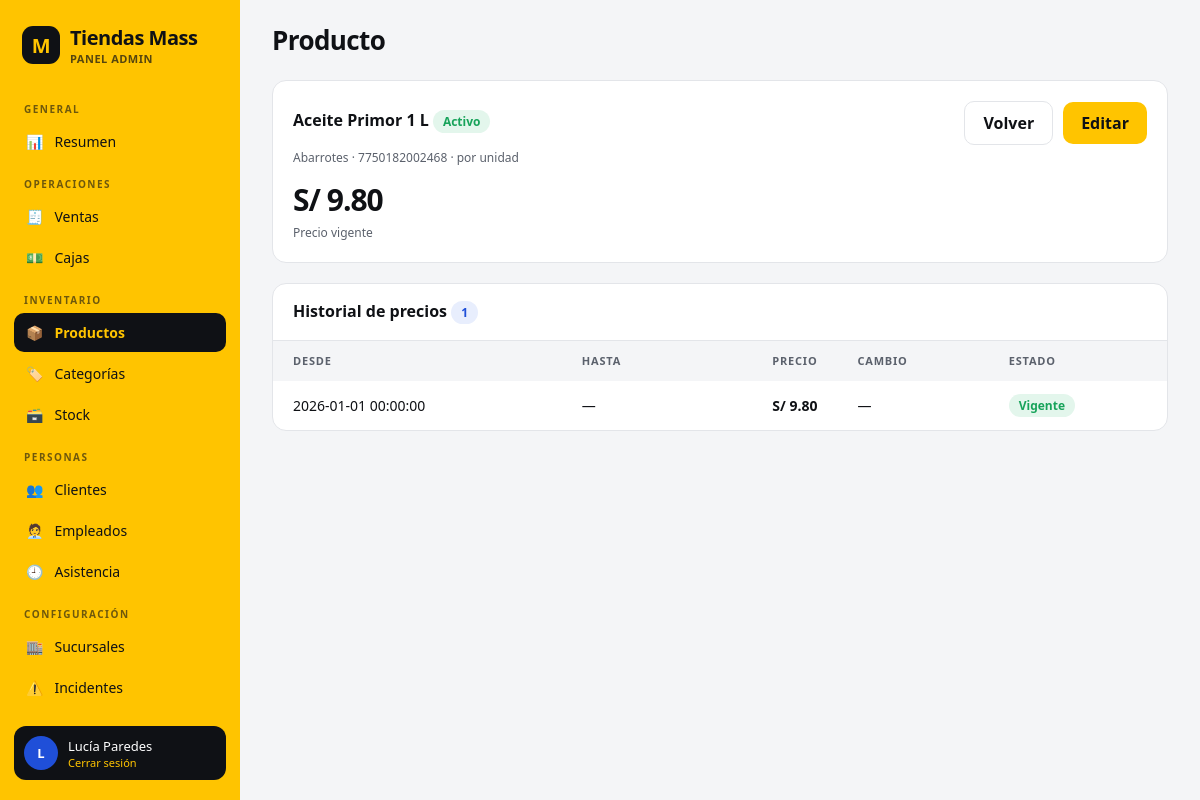
Page /index.php?r=productos/ver&id=6 (signed in) on the committed database.
### tables this page shows
CREATE TABLE producto (
    id            INT UNSIGNED  NOT NULL AUTO_INCREMENT,
    categoria_id  INT UNSIGNED  NOT NULL,
    proveedor_id  INT UNSIGNED  NOT NULL,
    codigo_barras CHAR(13)      NOT NULL,
    nombre        VARCHAR(120)  NOT NULL,
    unidad        VARCHAR(20)   NOT NULL,
    precio        DECIMAL(10,2) NOT NULL,
    activo        TINYINT UNSIGNED NOT NULL DEFAULT 1,
    PRIMARY KEY (id),
    CONSTRAINT uq_producto_codigo UNIQUE (codigo_barras),
    CONSTRAINT ck_producto_precio CHECK (precio >= 0),
    CONSTRAINT ck_producto_activo CHECK (activo IN (0, 1)),
    CONSTRAINT fk_producto_categoria FOREIGN KEY (categoria_id) REFERENCES categoria (id),
    CONSTRAINT fk_producto_proveedor FOREIGN KEY (proveedor_id) REFERENCES proveedor (id)
);

CREATE TABLE categoria (
    id     INT UNSIGNED NOT NULL AUTO_INCREMENT,
    nombre VARCHAR(60)  NOT NULL,
    PRIMARY KEY (id),
    CONSTRAINT uq_categoria_nombre UNIQUE (nombre)
);

CREATE TABLE historial_precio (
    id           INT UNSIGNED  NOT NULL AUTO_INCREMENT,
    producto_id  INT UNSIGNED  NOT NULL,
    precio       DECIMAL(10,2) NOT NULL,
    fecha_inicio DATETIME      NOT NULL,
    fecha_fin    DATETIME      NULL,
    PRIMARY KEY (id),
    CONSTRAINT uq_historial_precio_inicio UNIQUE (producto_id, fecha_inicio),
    CONSTRAINT ck_historial_precio_precio CHECK (precio >= 0),
    CONSTRAINT ck_historial_precio_fechas CHECK (fecha_fin IS NULL OR fecha_fin > fecha_inicio),
    CONSTRAINT fk_historial_precio_producto FOREIGN KEY (producto_id) REFERENCES producto (id)
);

### controllers/ProductosController.php (called while the page is built, shortened)
<?php
class ProductosController extends CrudController
{
    public function ver(): void
    {
        $r = new ProductoRepository();
        $p = $r->detalle((int)($_GET['id'] ?? 0));
        $this->render('productos/ver', [
            'titulo'    => 'Producto',
            'p'         => $p,
            'historial' => $r->historial((int)$p['id']),
        ]);
    }
}

### core/Router.php (called while the page is built, shortened)
<?php
class Router
{
    public static function run(): void
    {
        $r = $_GET['r'] ?? 'dashboard/index';
        [$c, $a] = array_pad(explode('/', $r, 2), 2, 'index');
        (new $class())->$a();
    }
}

### public/index.php (called while the page is built, shortened)
<?php
require ROOT . '/core/helpers.php';
spl_autoload_register(function ($c) {
    foreach (['core', 'controllers', 'models/repositories', 'models'] as $d) {
        $f = ROOT . "/$d/$c.php";
        if (is_file($f)) {
            return;
        }
    }
});
try {
    Router::run();
} catch (PDOException $e) {
    http_response_code(500);
    echo '<h2>Error de base de datos</h2><p>' . e($e->getMessage()) . '</p>'
       . '<p>Revisa <code>config/config.php</code>, que MySQL esté activo en Laragon y que hayas cargado schema.sql y datos.sql.</p>';
}

### config/config.php (called while the page is built)
<?php
return [
    'db' => ['host' => '127.0.0.1', 'port' => 3306, 'name' => 'minimarket_mass', 'user' => 'root', 'pass' => ''],
];

### core/Database.php (called while the page is built)
<?php
class Database
{
    private static ?PDO $pdo = null;
    public static function pdo(): PDO
    {
        if (!self::$pdo) {
            $c = (require ROOT . '/config/config.php')['db'];
            self::$pdo = new PDO(
                "mysql:host={$c['host']};port={$c['port']};dbname={$c['name']};charset=utf8mb4",
                $c['user'], $c['pass'],
                [
                    PDO::ATTR_ERRMODE => PDO::ERRMODE_EXCEPTION,
                    PDO::ATTR_DEFAULT_FETCH_MODE => PDO::FETCH_ASSOC,
                    PDO::ATTR_EMULATE_PREPARES => false,
                    PDO::MYSQL_ATTR_INIT_COMMAND => "SET time_zone='-05:00'",
                ]
            );
        }
        return self::$pdo;
    }
}

### core/Repository.php (called while the page is built, shortened)
<?php
abstract class Repository
{
    protected function db(): PDO { return Database::pdo(); }
}

### models/repositories/ProductoRepository.php (called while the page is built, shortened)
<?php
class ProductoRepository extends Repository
{
    public function detalle(int $id): ?array
    {
        $s = $this->db()->prepare(
            'SELECT p.id, p.codigo_barras, p.nombre, c.nombre AS categoria, p.unidad, p.precio, p.activo
             FROM producto p JOIN categoria c ON c.id = p.categoria_id WHERE p.id = ?'
        );
        $s->execute([$id]);
        return $s->fetch() ?: null;
    }
    public function historial(int $productoId): array
    {
        $s = $this->db()->prepare(
            'SELECT id, precio, fecha_inicio, fecha_fin FROM historial_precio
             WHERE producto_id = ? ORDER BY fecha_inicio DESC'
        );
        $s->execute([$productoId]);
        return $s->fetchAll();
    }
}

### core/helpers.php (called while the page is built, shortened)
<?php
function e($v) { return htmlspecialchars((string)$v, ENT_QUOTES, 'UTF-8'); }
function money($n) { return 'S/ ' . number_format((float)$n, 2); }

### views/productos/ver.php (the view, shortened to what this page needs)
<div class="card" style="margin-bottom:20px">
  <div class="tools" style="border:0;padding:0">
    <h3><?= e($p['nombre']) ?>
      <span class="tag <?= $p['activo'] ? 'ok' : 'bad' ?>"><?= $p['activo'] ? 'Activo' : 'Inactivo' ?></span>
    </h3>
    <a class="btn g" href="<?= Controller::url('productos/index') ?>">Volver</a>
    <a class="btn y" href="<?= Controller::url('productos/editar', ['id' => $p['id']]) ?>">Editar</a>
  </div>
  <small style="color:var(--g4)"><?= e($p['categoria']) ?> · <?= e($p['codigo_barras']) ?> · por <?= e($p['unidad']) ?></small>
  <h2 style="font-size:30px;letter-spacing:-1px;margin-top:12px"><?= money($p['precio']) ?></h2>
  <small style="color:var(--g4)">Precio vigente</small>
</div>
<div class="tw">
  <div class="tools">
    <h3>Historial de precios <span class="tag b"><?= count($historial) ?></span></h3>
  </div>
  <div class="scroll">
    <table>
      <thead>
        <tr><th>Desde</th><th>Hasta</th><th style="text-align:right">Precio</th><th>Cambio</th><th>Estado</th></tr>
      </thead>
      <tbody>
      <?php foreach ($historial as $i => $h):
          $previo = $historial[$i + 1]['precio'] ?? null;
          $dif = $previo === null ? null : round((float)$h['precio'] - (float)$previo, 2); ?>
        <tr>
          <td><?= e($h['fecha_inicio']) ?></td>
          <td><?= $h['fecha_fin'] ? e($h['fecha_fin']) : '—' ?></td>
          <td style="text-align:right"><b><?= money($h['precio']) ?></b></td>
          <td>
            <?php if ($dif === null): ?>—
            <?php elseif ($dif > 0): ?><span class="tag bad">▲ +<?= number_format($dif, 2) ?></span>
            <?php elseif ($dif < 0): ?><span class="tag ok">▼ <?= number_format($dif, 2) ?></span>
            <?php else: ?><span class="tag">igual</span><?php endif; ?>
          </td>
          <td><span class="tag <?= $h['fecha_fin'] ? '' : 'ok' ?>"><?= $h['fecha_fin'] ? 'Anterior' : 'Vigente' ?></span></td>
        </tr>
      <?php endforeach; ?>
      </tbody>
    </table>
  </div>
</div>

### public/css/app.css (style rules this page uses)
:root { --y:#FFC400;--y2:#FFE27A;--b:#1F4FD8;--b2:#E8EEFD;--k:#0F1115;--g1:#F4F5F7;--g2:#E3E5E9;--g3:#9AA0AA;--g4:#5B616C;--ok:#17a35a;--bad:#d93a3a;--r:14px }
* { box-sizing:border-box;margin:0;padding:0 }
body { font-family:'Segoe UI',system-ui,sans-serif;background:var(--g1);color:var(--k);display:flex;min-height:100vh }
a { color:inherit;text-decoration:none }
.btn { display:inline-block;background:var(--b);color:#fff;border:0;border-radius:10px;padding:10px 18px;font:inherit;font-weight:600;cursor:pointer }
.btn.y { background:var(--y);color:var(--k) }
.btn.g { background:#fff;color:var(--k);border:1px solid var(--g2) }
.card { background:#fff;border-radius:var(--r);border:1px solid var(--g2);padding:20px }
.card h3 { font-size:16px;margin-bottom:4px }
.card>small { color:var(--g4);font-size:12px }
.tw { background:#fff;border-radius:var(--r);border:1px solid var(--g2);overflow:hidden;margin-bottom:20px }
.tools { display:flex;gap:10px;padding:16px 20px;border-bottom:1px solid var(--g2);align-items:center;flex-wrap:wrap }
.tools h3 { flex:1;font-size:16px;min-width:120px }
.scroll { overflow-x:auto }
table { width:100%;border-collapse:collapse;font-size:14px }
th { text-align:left;font-size:11px;text-transform:uppercase;letter-spacing:.8px;color:var(--g4);background:var(--g1);padding:12px 20px;white-space:nowrap }
td { padding:13px 20px;border-top:1px solid var(--g1);white-space:nowrap }
.tag { display:inline-block;padding:3px 10px;border-radius:20px;font-size:12px;font-weight:600;background:var(--g1);color:var(--g4) }
.tag.ok { background:#e3f6ec;color:var(--ok) }
.tag.b { background:var(--b2);color:var(--b) }

### rows in the picture
producto: nombre "Aceite Primor 1 L", categoria.nombre "Abarrotes", codigo_barras "7750182002468", unidad "unidad", precio "S/ 9.80"
historial_precio: fecha_inicio "2026-01-01 00:00:00", precio "S/ 9.80", shows "Vigente"

### other values in the picture
$grupo "GENERAL"
$m[1] "📊"
$m[2] "Resumen"
$grupo "OPERACIONES"
$m[1] "🧾"
$m[2] "Ventas"
$m[1] "💵"
$m[2] "Cajas"
$grupo "INVENTARIO"
$m[1] "📦"
$m[2] "Productos"
$m[1] "🏷️"
$m[2] "Categorías"
$m[1] "🗃️"
$m[2] "Stock"
